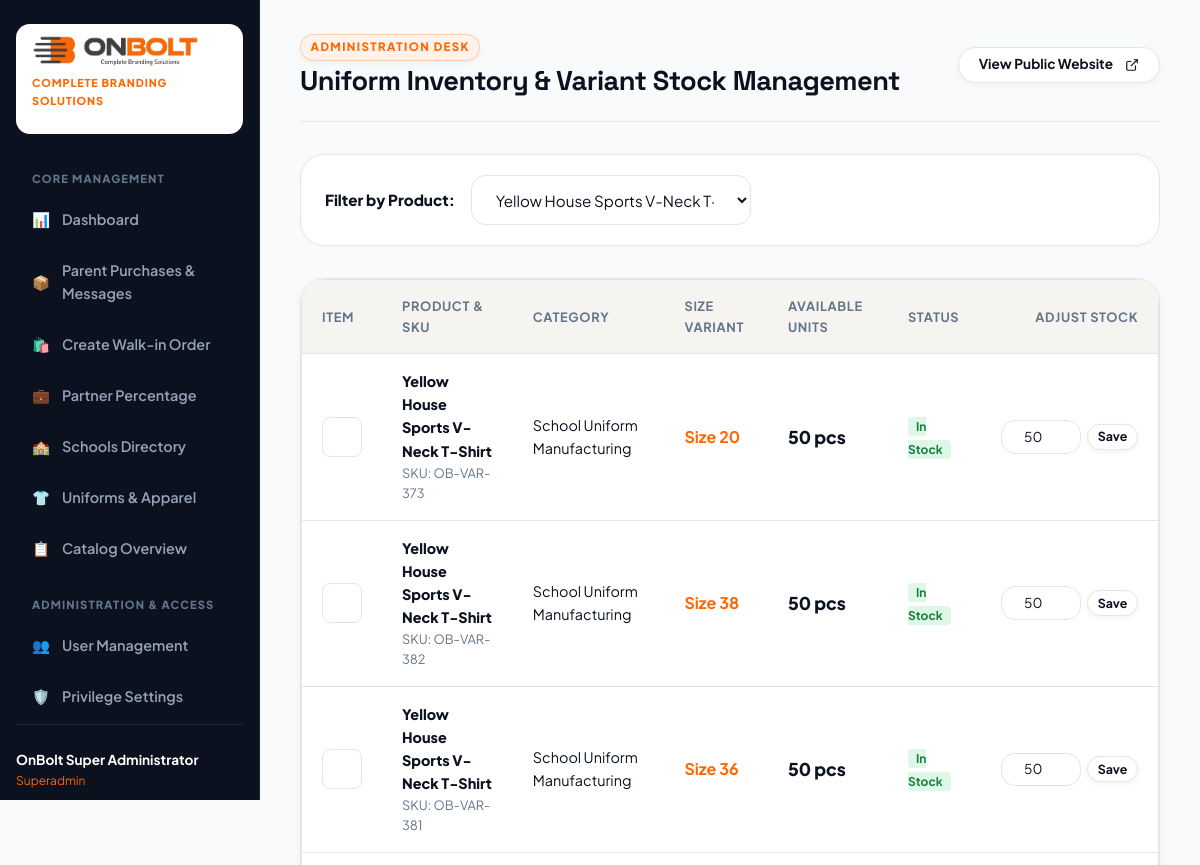
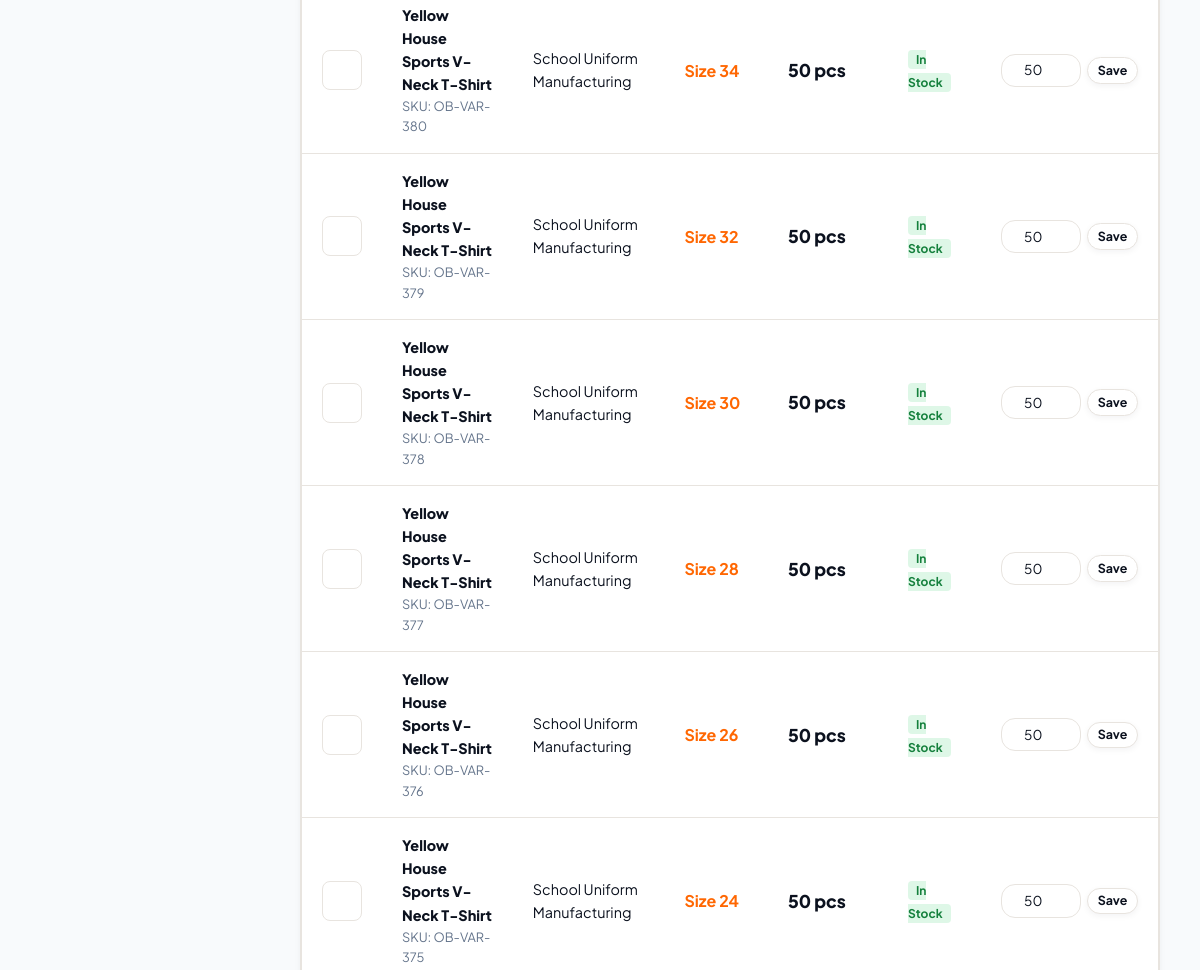
Page /admin/inventory.php?product_id=38 (signed in, upper part) on the earlier database version (2 pictures, top to bottom).
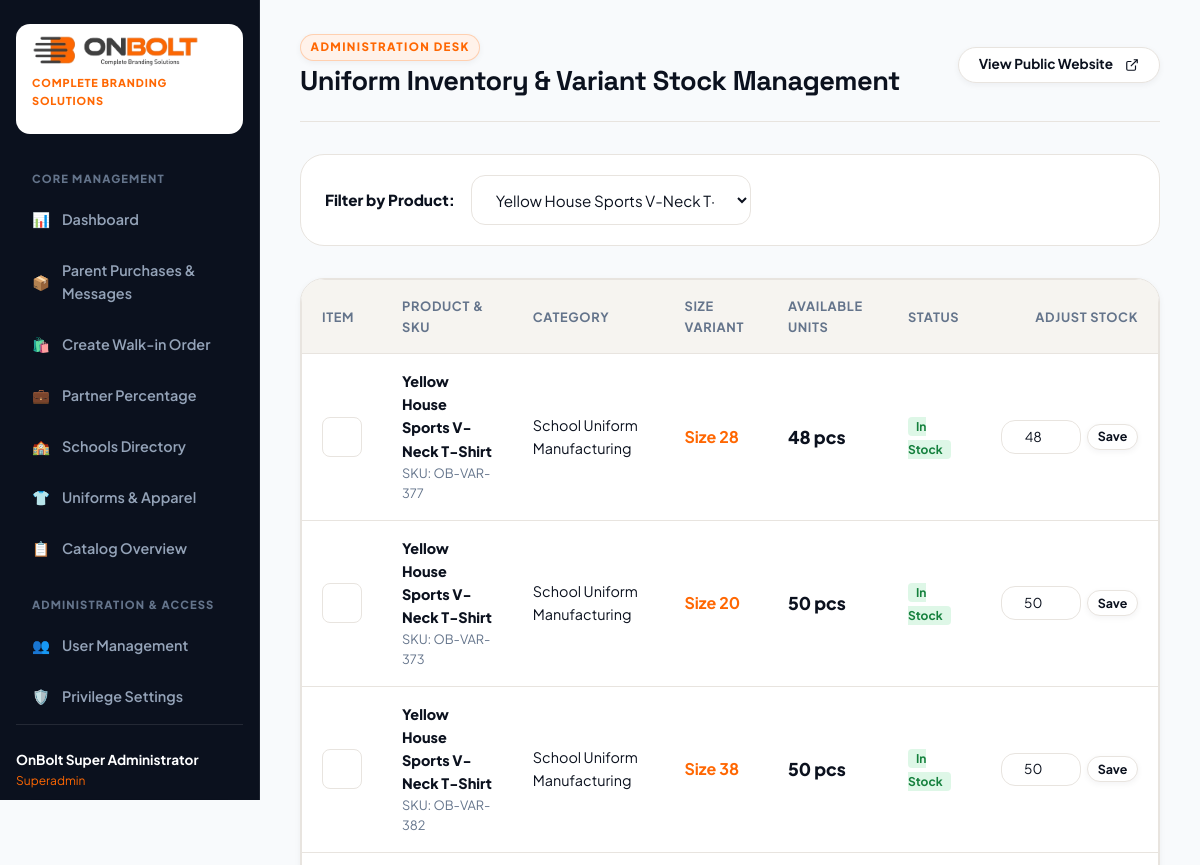
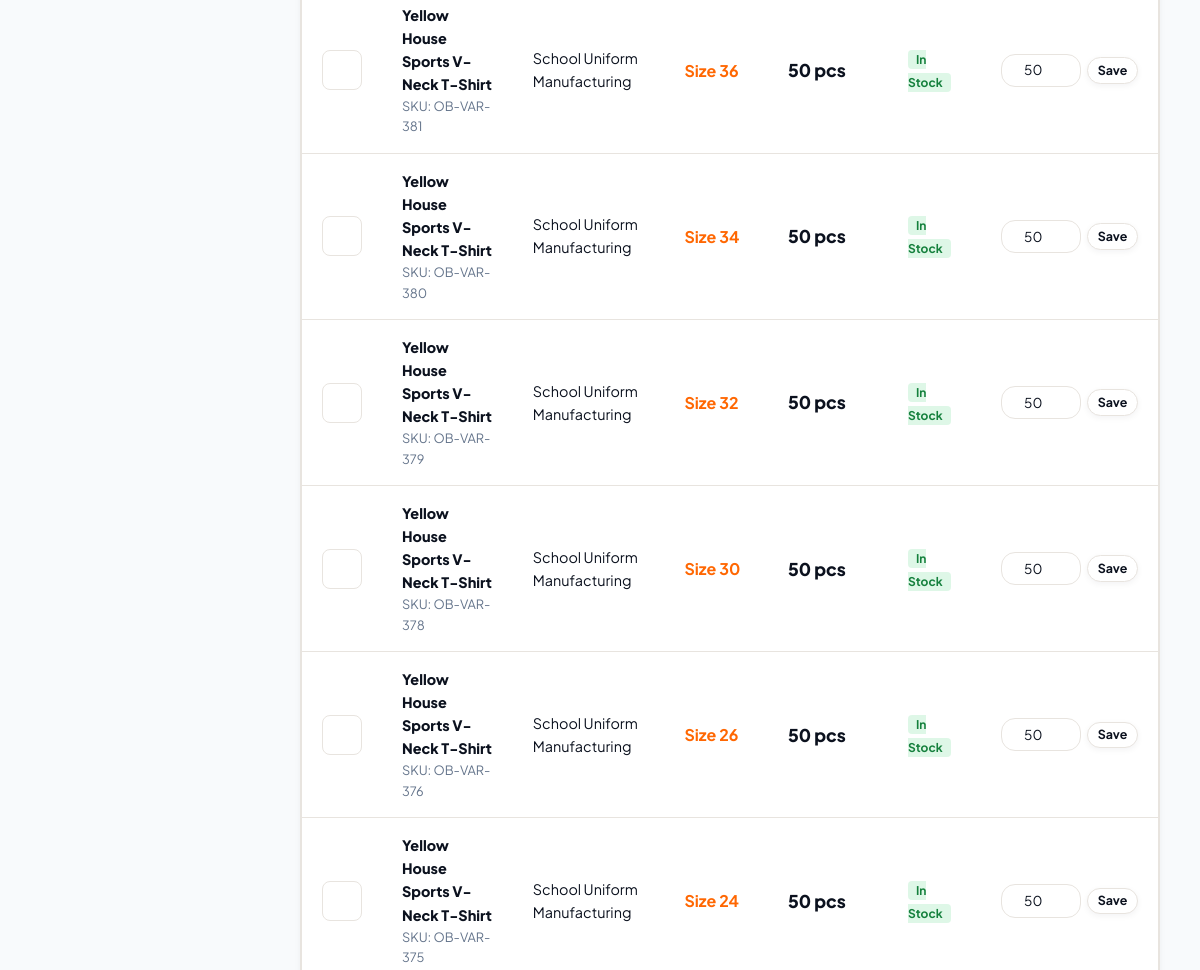
Same page on the later database version (2 pictures, top to bottom).
### tables this page shows
CREATE TABLE `product_variants` (
  `id` int(10) unsigned NOT NULL AUTO_INCREMENT,
  `product_id` int(10) unsigned NOT NULL,
  `size` varchar(50) NOT NULL,
  `color` varchar(50) DEFAULT NULL,
  `sku` varchar(100) DEFAULT NULL,
  `price_override` decimal(10,2) DEFAULT NULL,
  `stock_quantity` int(11) NOT NULL DEFAULT 100,
  `status` tinyint(1) NOT NULL DEFAULT 1,
  `created_at` timestamp NOT NULL DEFAULT current_timestamp(),
  `updated_at` timestamp NOT NULL DEFAULT current_timestamp() ON UPDATE current_timestamp(),
  PRIMARY KEY (`id`),
  KEY `idx_pv_product` (`product_id`),
  CONSTRAINT `fk_pv_product` FOREIGN KEY (`product_id`) REFERENCES `products` (`id`) ON DELETE CASCADE
);

CREATE TABLE `products` (
  `id` int(10) unsigned NOT NULL AUTO_INCREMENT,
  `category_id` int(10) unsigned DEFAULT NULL,
  `name` varchar(180) NOT NULL,
  `slug` varchar(180) NOT NULL,
  `sku` varchar(80) NOT NULL,
  `description` text DEFAULT NULL,
  `short_description` varchar(255) DEFAULT NULL,
  `price` decimal(10,2) NOT NULL DEFAULT 0.00,
  `actual_price` decimal(10,2) DEFAULT NULL,
  `vendor_commission` decimal(10,2) DEFAULT NULL,
  `vendor_price` decimal(10,2) DEFAULT NULL,
  `partner_percentage` decimal(5,2) NOT NULL DEFAULT 30.00,
  `discount_price` decimal(10,2) DEFAULT NULL,
  `is_global` tinyint(1) NOT NULL DEFAULT 1,
  `is_kit` tinyint(1) NOT NULL DEFAULT 0,
  `featured_image` varchar(255) DEFAULT NULL,
  `size_chart_image` varchar(255) DEFAULT NULL,
  `available_sizes` varchar(255) DEFAULT NULL,
  `gender` enum('all','boy','girl') NOT NULL DEFAULT 'all',
  `uniform_group` enum('academic','sports','accessories') NOT NULL DEFAULT 'academic',
  `sort_order` int(11) NOT NULL DEFAULT 0,
  `status` tinyint(1) NOT NULL DEFAULT 1,
  `created_at` timestamp NOT NULL DEFAULT current_timestamp(),
  `updated_at` timestamp NOT NULL DEFAULT current_timestamp() ON UPDATE current_timestamp(),
  PRIMARY KEY (`id`),
  UNIQUE KEY `uq_products_slug` (`slug`),
  UNIQUE KEY `uq_products_sku` (`sku`),
  KEY `idx_products_cat` (`category_id`),
  KEY `idx_products_status` (`status`)
);

CREATE TABLE `product_categories` (
  `id` int(10) unsigned NOT NULL AUTO_INCREMENT,
  `name` varchar(120) NOT NULL,
  `slug` varchar(120) NOT NULL,
  `description` text DEFAULT NULL,
  `image` varchar(255) DEFAULT NULL,
  `icon` varchar(100) DEFAULT NULL,
  `sort_order` int(11) NOT NULL DEFAULT 0,
  `status` tinyint(1) NOT NULL DEFAULT 1,
  `created_at` timestamp NOT NULL DEFAULT current_timestamp(),
  `updated_at` timestamp NOT NULL DEFAULT current_timestamp() ON UPDATE current_timestamp(),
  PRIMARY KEY (`id`),
  UNIQUE KEY `uq_categories_slug` (`slug`)
);

### config/app.php (called while the page is built, shortened)
<?php
function sanitize(mixed $data): mixed {
    return htmlspecialchars(trim((string)$data), ENT_QUOTES, 'UTF-8');
}

### admin/inventory.php (the view, shortened to what this page needs)
<?php
require_once __DIR__ . '/header.php';
$pdo = getDbConnection();
$prodFilter = (int)($_GET['product_id'] ?? 0);
$products = $pdo->query("SELECT id, name FROM products ORDER BY name ASC")->fetchAll();
$sql = "SELECT pv.*, p.name as product_name, p.featured_image, c.name as category_name
        FROM product_variants pv
        JOIN products p ON pv.product_id = p.id
        LEFT JOIN product_categories c ON p.category_id = c.id
        WHERE 1=1";
if ($prodFilter > 0) {
    $sql .= " AND pv.product_id = {$prodFilter}";
}
$sql .= " ORDER BY pv.stock_quantity ASC, p.name ASC";
$variants = $pdo->query($sql)->fetchAll();
?>
<div style="background:#fff; border-radius:var(--radius-lg); padding:1.25rem 1.5rem; border:1px solid var(--brand-border); margin-bottom:2rem; display:flex; justify-content:space-between; align-items:center; flex-wrap:wrap; gap:1rem;">
    <div style="display:flex; align-items:center; gap:1rem;">
        <label style="font-weight:800; font-size:0.95rem;">Filter by Product:</label>
        <form action="" method="GET">
            <select name="product_id" class="form-control" style="width:280px;" onchange="this.form.submit()">
                <?php foreach ($products as $p): ?>
                    <option value="<?= $p['id'] ?>" <?= $prodFilter === (int)$p['id'] ? 'selected' : '' ?>><?= sanitize($p['name']) ?></option>
                <?php endforeach; ?>
            </select>
        </form>
    </div>
</div>
<div style="background:#fff; border-radius:var(--radius-lg); border:1px solid var(--brand-border); overflow:hidden; box-shadow:var(--shadow-sm);">
    <table class="admin-table">
        <thead>
            <tr>
                <th>Item</th>
                <th>Product &amp; SKU</th>
                <th>Category</th>
                <th>Size Variant</th>
                <th>Available Units</th>
                <th>Status</th>
                <th style="text-align:right;">Adjust Stock</th>
            </tr>
        </thead>
        <tbody>
            <?php foreach ($variants as $v): ?>
                <?php $isLow = $v['stock_quantity'] < 20; ?>
                <tr>
                    <td style="width:50px;">
                        <div style="width:40px; height:40px; border-radius:var(--radius-sm); border:1px solid var(--brand-border); overflow:hidden; display:flex; align-items:center; justify-content:center;">
                        </div>
                    </td>
                    <td>
                        <div style="font-weight:800; color:var(--brand-dark);"><?= sanitize($v['product_name']) ?></div>
                        <div style="font-size:0.8rem; color:var(--brand-muted);">SKU: <?= sanitize($v['sku'] ?: 'OB-VAR-' . $v['id']) ?></div>
                    </td>
                    <td><?= sanitize($v['category_name'] ?: 'Uniform') ?></td>
                    <td style="font-weight:700; font-size:1rem; color:var(--brand-primary);">Size <?= sanitize($v['size']) ?></td>
                    <td style="font-weight:800; font-size:1.1rem; color:<?= $isLow ? '#dc2626' : 'var(--brand-dark)' ?>;">
                        <?= $v['stock_quantity'] ?> pcs
                    </td>
                    <td>
                        <?= $isLow ? '<span style="color:#dc2626; font-weight:800; font-size:0.75rem; background:rgba(255,107,107,0.15); padding:2px 8px; border-radius:4px;">Low Stock</span>' : '<span style="color:#15803d; font-weight:700; font-size:0.75rem; background:rgba(34,197,94,0.15); padding:2px 8px; border-radius:4px;">In Stock</span>' ?>
                    </td>
                    <td style="text-align:right;">
                        <form action="" method="POST" style="display:inline-flex; align-items:center; gap:0.4rem;">
                            <input type="number" name="stock_quantity" value="<?= $v['stock_quantity'] ?>" min="0" max="9999" class="form-control" style="width:80px; padding:0.3rem 0.5rem; font-size:0.85rem; text-align:center;">
                            <button type="submit" class="btn btn-outline btn-sm" style="padding:0.3rem 0.6rem; font-size:0.78rem;">
                                Save
                            </button>
                        </form>
                    </td>
                </tr>
            <?php endforeach; ?>
        </tbody>
    </table>
</div>
<?php require_once __DIR__ . '/footer.php'; ?>

Differences in the rows shown:
changed product_variants "OB-VAR-377": stock_quantity "50" → "48"; moves up the list
